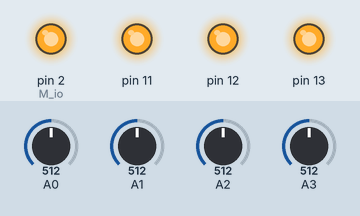
Bench run of a sketch on a simulated Arduino Uno, built with avr-gcc and run on an emulated ATmega328P. Shown: output pins drawn as LEDs (lit = HIGH). The test bench sets the inputs (shaded band); at power-on: A0 = 512, A2 = 512, A1 = 512, A3 = 512. What the sketch prints to the serial monitor is not drawn.

Above: at 1.3 s.
1.4 s: A0 set to 784
2.9 s: A0 set to 815
At 4.4 s:
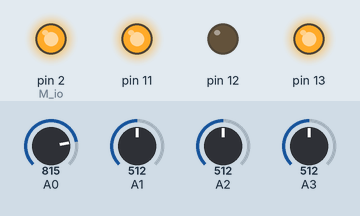
4.7 s: A2 set to 194
6.2 s: A2 set to 169
At 7.5 s:
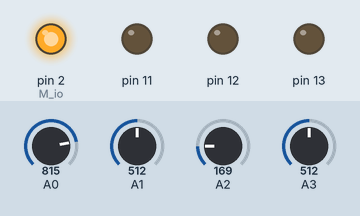
7.9 s: A0 set to 790
At 8.5 s:
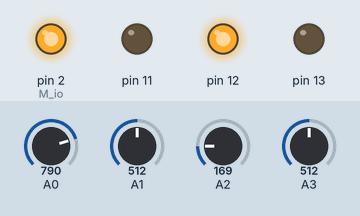
9.6 s: A0 set to 810
At 10.2 s:
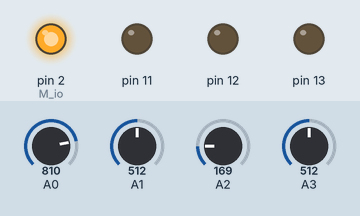
Timing chart, 0 to 12.2 s (numbered marks = the images above; inputs shaded):
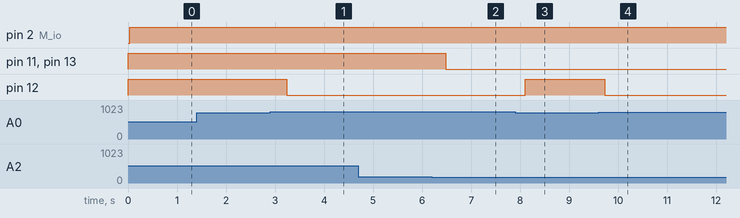

The sketch:

___.ino
```cpp
#include <MQ135.h>

int fc_A0;        //fc-37
int M135_A0;      //MQ-135(室外)
int M135_A1;      //MQ-135(室內)
int M7_A0;        //MQ-7
int M_io = 0;     //indoor=1(HIGH) outdoor=2(LOW)

void setup() {
  pinMode(2, OUTPUT);           //M_io
  pinMode(13, OUTPUT);          //空氣清淨機 red 13
  pinMode(12, OUTPUT);          //除濕機    green 12
  pinMode(11, OUTPUT);          //抽風機    yellow 11
  Serial.begin(19200);

}

void loop() {
  fc_A0      = analogRead(0);   // 讀fc-37類比訊號
  M135_A0    = analogRead(1);   // 讀MQ-135類比訊號(室外)
  M7_A0      = analogRead(2);   // 讀MQ-7類比訊號
  M135_A1    = analogRead(3);   // 讀MQ-135類比訊號(室內)
  /////////////////////////////////////////////////////////////////fc-37
  Serial.print("fc-37 : 類比->");
  Serial.print(fc_A0);
  Serial.print("  ");                      //在監控視窗印出從A0讀取的值
  if(fc_A0 < 800)                          //讀取fc-37感測器的A0判斷"下雨"
  {
    Serial.println("下雨");                 //在監控視窗印出"wet"
    digitalWrite(12,HIGH);                 //LED變亮--除濕機
  }
  else                                     //讀取fc-37感測器的A0判斷"未下雨"
  {
    Serial.println("未下雨");               //在監控視窗印出"dry"
    digitalWrite(12,LOW);                  //LED變暗
  }
  /////////////////////////////////////////////////////////////////MQ-135(室外1)
  if (M135_A0 > 500)                       //檢測到?氣體
  {
    digitalWrite(13, HIGH);                //LED變亮--空氣清淨機
    M_io = 2;
  }
  else
  {
    digitalWrite(13, LOW);                 //LED變暗--空氣清淨機
    M_io = 0;
  }
  /////////////////////////////////////////////////////////////////MQ-135(室內0)
  if (M135_A1 > 500)                       //檢測到?氣體
  {
    digitalWrite(13, HIGH);                //LED變亮--空氣清淨機
    digitalWrite(11, HIGH);                //LED變亮--抽風機
    M_io = 1;
  }
  else
  {
    digitalWrite(13, LOW);                 //LED變暗--空氣清淨機
    digitalWrite(11, LOW);                 //LED變暗--抽風機
    M_io = 0;
  }
  /////////////////////////////////////////////////////////////////MQ-7
  if (M7_A0 > 180)                         //檢測到?氣體
  {
    digitalWrite(13, HIGH);                //LED變亮--空氣清淨機
    digitalWrite(11, HIGH);                //LED變亮--抽風機
    M_io = 1;
  }
  else
  {
    digitalWrite(13, LOW);                 //LED變暗--空氣清淨機
    digitalWrite(11, LOW);                 //LED變暗--抽風機
    M_io = 0;
  }
  /////////////////////////////////////////////////////////////////序列埠視窗MQ-135(室內1)
  Serial.print("MQ-135(indoor) : 氣體數值->");
  Serial.println(M135_A1, DEC);
  /////////////////////////////////////////////////////////////////序列埠視窗MQ-135(室外0)
  Serial.print("MQ-135(outdoor): 氣體數值->");
  Serial.println(M135_A0, DEC);
  /////////////////////////////////////////////////////////////////序列埠視窗MQ-7
  Serial.print("MQ-7           : 氣體數值->");
  Serial.println(M7_A0, DEC);
  Serial.println("　");
  /////////////////////////////////////////////////////////////////室內外通知判斷(傳遞訊號給arduino_2)
  if(M_io == 1) {digitalWrite(2,HIGH);} //室內
  if(M_io == 2) {digitalWrite(2,LOW);}  //室外
  delay(500);
}


/*
MQ-135
  正常空氣返回約100-200
  瓦斯 450~650
  酒精 400~700
MQ-7
  線香 180~260
*/
```

Measured:
- the behaviour switches between 799 and 800 on A0 (found by bisection; images 0 and 1)
- the behaviour switches between 181 and 180 on A2 (found by bisection; images 1 and 2)
- after the input at 1.4 s, every drawn part: stays the same
- after the input at 2.9 s, pin 12: HIGH → LOW after 0.34 s
- after the input at 4.7 s, every drawn part: stays the same
- after the input at 6.2 s, pin 11, pin 13: HIGH → LOW after 0.28 s
- after the input at 7.9 s, pin 12: LOW → HIGH after 0.21 s
- after the input at 9.6 s, pin 12: HIGH → LOW after 0.13 s
